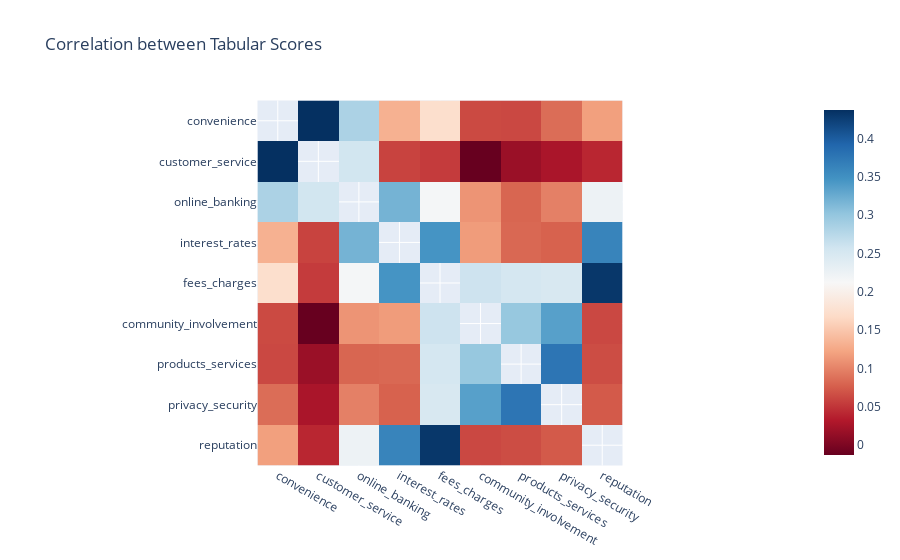

Notebook source saved alongside this figure:
### Code cell
# correlation matirx for tabular scores

tabular_correlation = customer_data[['convenience', 'customer_service', 'online_banking', 'interest_rates', 'fees_charges', 'community_involvement', 'products_services', 'privacy_security', 'reputation', 'satisfied']]

tabular_correlation.drop('satisfied', axis=1, inplace=True)

tabular_correlation = tabular_correlation.corr()

# remove the 1 from the diagonal
tabular_correlation = tabular_correlation[tabular_correlation != 1]

# Create a heatmap using Plotly Express
fig = px.imshow(tabular_correlation, color_continuous_scale='RdBu', title='Correlation between Tabular Scores')

# Show the plot
fig.show()

### Figure 1 — Plotly figure (JSON) as saved in the notebook; plotly's stock layout.template omitted (floating-point values rounded to 4 significant figures)
{"data": [{"coloraxis": "coloraxis", "hovertemplate": "x: %{x}<br>y: %{y}<br>color: %{z}<extra></extra>", "name": "0", "type": "heatmap", "x": ["convenience", "customer_service", "online_banking", "interest_rates", "fees_charges", "community_involvement", "products_services", "privacy_security", "reputation"], "xaxis": "x", "y": ["convenience", "customer_service", "online_banking", "interest_rates", "fees_charges", "community_involvement", "products_services", "privacy_security", "reputation"], "yaxis": "y", "z": [[null, 0.4369, 0.2838, 0.132, 0.1731, 0.06322, 0.06234, 0.08534, 0.119], [0.4369, null, 0.2557, 0.05931, 0.0541, -0.01276, 0.01783, 0.02713, 0.04072], [0.2838, 0.2557, null, 0.3185, 0.2153, 0.1112, 0.08076, 0.09836, 0.2234], [0.132, 0.05931, 0.3185, null, 0.3459, 0.1164, 0.0824, 0.07817, 0.3622], [0.1731, 0.0541, 0.2153, 0.3459, null, 0.2594, 0.2526, 0.2493, 0.4314], [0.06322, -0.01276, 0.1112, 0.1164, 0.2594, null, 0.2984, 0.3357, 0.06243], [0.06234, 0.01783, 0.08076, 0.0824, 0.2526, 0.2984, null, 0.3767, 0.06503], [0.08534, 0.02713, 0.09836, 0.07817, 0.2493, 0.3357, 0.3767, null, 0.07358], [0.119, 0.04072, 0.2234, 0.3622, 0.4314, 0.06243, 0.06503, 0.07358, null]]}], "layout": {"coloraxis": {"colorscale": [[0, "rgb(103,0,31)"], [0.1, "rgb(178,24,43)"], [0.2, "rgb(214,96,77)"], [0.3, "rgb(244,165,130)"], [0.4, "rgb(253,219,199)"], [0.5, "rgb(247,247,247)"], [0.6, "rgb(209,229,240)"], [0.7, "rgb(146,197,222)"], [0.8, "rgb(67,147,195)"], [0.9, "rgb(33,102,172)"], [1, "rgb(5,48,97)"]]}, "title": {"text": "Correlation between Tabular Scores"}, "xaxis": {"anchor": "y", "constrain": "domain", "domain": [0, 1], "scaleanchor": "y"}, "yaxis": {"anchor": "x", "autorange": "reversed", "constrain": "domain", "domain": [0, 1]}}}
